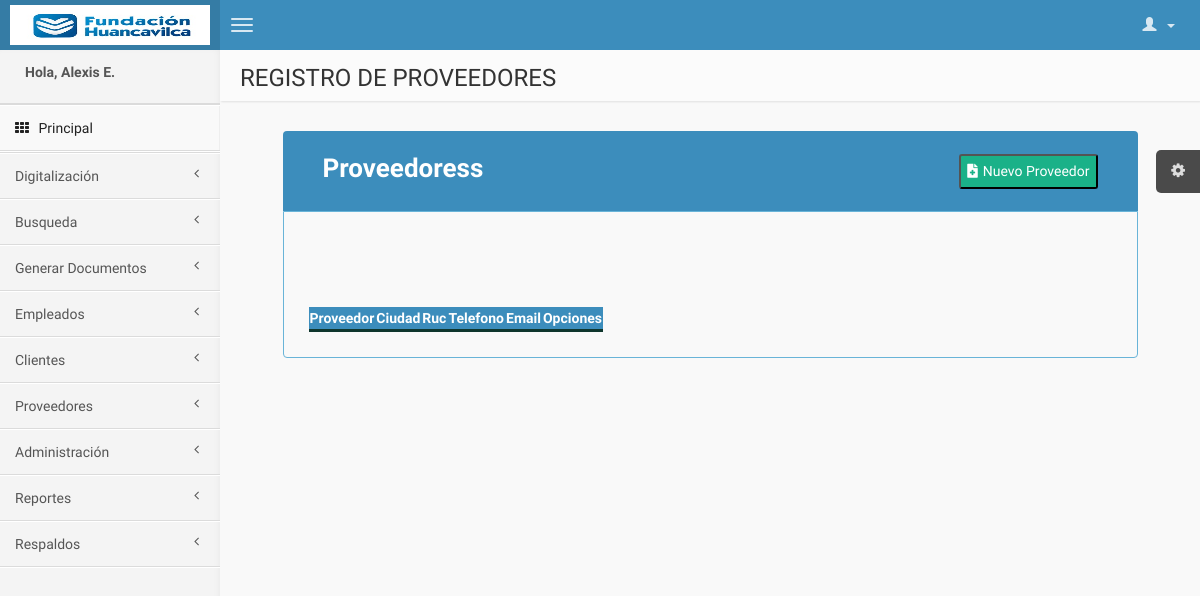
Page /registro_proveedores.php (signed in) on the earlier database version.
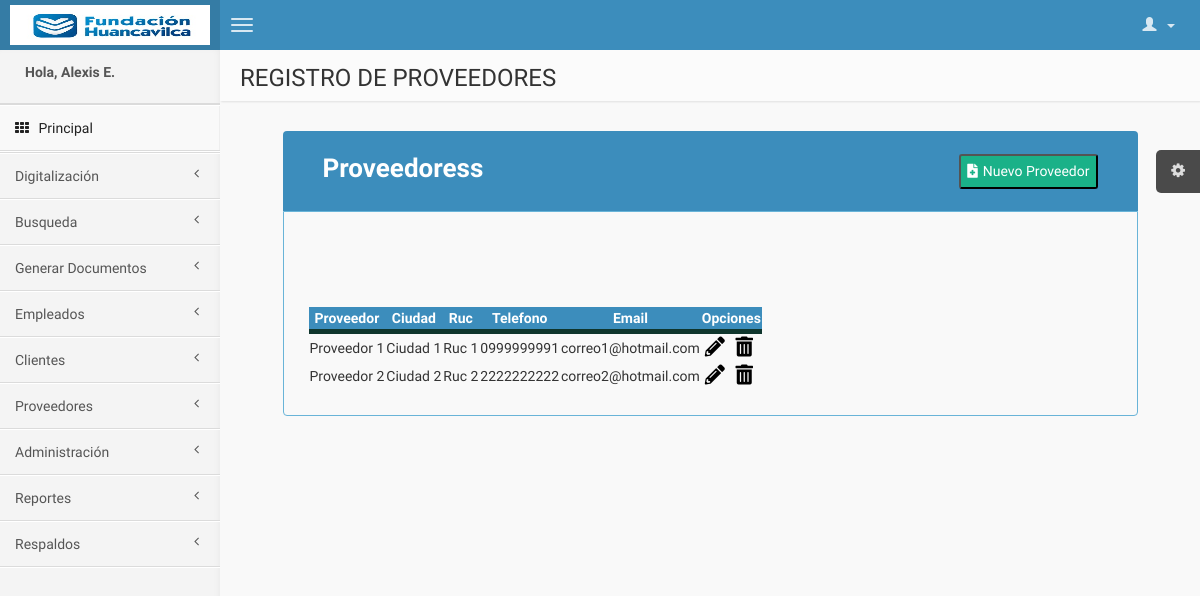
Same page on the later database version.
### tables this page shows
CREATE TABLE `proveedores` (
  `prov_id` int(11) NOT NULL AUTO_INCREMENT,
  `prov_nombre` varchar(250) NOT NULL,
  `prov_pais` varchar(150) NOT NULL,
  `prov_ciudad` varchar(150) NOT NULL,
  `prov_ruc` varchar(20) NOT NULL,
  `prov_matriz` varchar(150) NOT NULL,
  `prov_sucursal` varchar(150) NOT NULL,
  `prov_actividades` varchar(150) NOT NULL,
  `prov_telefono` varchar(15) NOT NULL,
  `prov_correo` varchar(150) NOT NULL,
  `prov_fax` varchar(150) NOT NULL,
  `prov_direccion` varchar(300) NOT NULL,
  `prov_fechai` date NOT NULL,
  `epl_id` int(11) NOT NULL,
  `est_id` int(11) NOT NULL,
  PRIMARY KEY (`prov_id`),
  KEY `epl_id` (`epl_id`),
  KEY `est_id` (`est_id`),
  CONSTRAINT `proveedores_ibfk_1` FOREIGN KEY (`epl_id`) REFERENCES `empleados` (`epl_id`),
  CONSTRAINT `proveedores_ibfk_2` FOREIGN KEY (`est_id`) REFERENCES `estado` (`est_id`)
);

### registro_proveedores.php (the view, shortened to what this page needs)
<?php
include('conexion.php');
if(isset($_SESSION['ide'])){?>
<!DOCTYPE html>
<html lang="en">
<head>
    <link rel="stylesheet" href="https://cdn.rawgit.com/olton/Metro-UI-CSS/master/build/css/metro-icons.min.css">
    <link rel="stylesheet" href="https://use.fontawesome.com/releases/v5.6.3/css/all.css">
    <link href="css/estilos.css" rel="stylesheet" type="text/css" />
    <link href="css/bootstrap.min.css" rel="stylesheet" type="text/css" />
    <link href="css/font-awesome.min.css" rel="stylesheet" type="text/css" />
    <link href="css/ionicons.min.css" rel="stylesheet" type="text/css" />
    <link href="css/AdminLTE.css" rel="stylesheet" type="text/css" />
    </head>
    <body class="skin-blue">
        <?php include('solomenu.php'); ?>
         <link rel="stylesheet" href="css/jquery.dataTables.min.css">
        <div class="wrapper row-offcanvas row-offcanvas-left">
            <aside class="right-side">
                <section class="content-header">
                    <h1>
                        REGISTRO DE PROVEEDORES
                    </h1>
                </section>
                <section class="content">
                    <div class="grande">
                    <div class="contenedor-optitle">
                        <div class="op-left">
                            <label class="titulo-form"><span class="mif-search mif-1x fg-pink"> </span> Proveedoress</label>
                        </div>
                        <div class="op-right">
                            <button class="boton1234"><i class="fas fa-file-medical esp-right"></i> Nuevo Proveedor</button>
                        </div>
                    </div>
                    <div id="formu" class="contenedor-formularios">
                        <div class="content_table">
                            <br><br>
                            <table class="tabla">
                                <thead>
                                    <tr>
                                        <th>Proveedor</th>
                                        <th>Ciudad</th>
                                        <th>Ruc</th>
                                        <th>Telefono</th>
                                        <th>Email</th>
                                        <th>Opciones</th>
                                    </tr>
                                </thead>
                                <tr>
                                    <?php
                                        $cons2="SELECT * from proveedores P WHERE P.est_id=1";
                                        $ejec2=mysqli_query($con,$cons2);
                                        while ($row2=mysqli_fetch_array($ejec2)) {
                                    ?>
                                    <td><?php echo $row2['prov_nombre']; ?></td>
                                    <td><?php echo $row2['prov_ciudad']; ?></td>
                                    <td><?php echo $row2['prov_ruc']; ?></td>
                                    <td><?php echo $row2['prov_telefono']; ?></td>
                                    <td><?php echo $row2['prov_correo']; ?></td>
                                    <td><div class="optabla2">
                                        <a href="editar_proveedores.php?id=<?php echo $row2['prov_id']; ?>" title="Editar Proveedor"><i class="fas fa-pencil-alt esp-right"></i></a>
                                        <a href="#" onclick="deletelog(<?php echo $row2['prov_id'];?>)" title="Eliminar"><i class="fas fa-trash-alt esp-right"></i></a></div>
                                    </td>
                                </tr>
                                <?php   } ?>
                            </table>
                        </div>
                    </div>
                    </div>
            </div>
</body>
</html>
<?php }else{
    header("Location:login.php");
    }
?>

Differences in the rows shown:
added proveedores: prov_nombre "Proveedor 1", prov_ciudad "Ciudad 1", prov_ruc "Ruc 1", prov_telefono "0999999991", prov_correo "correo1@hotmail.com"
added proveedores: prov_nombre "Proveedor 2", prov_ciudad "Ciudad 2", prov_ruc "Ruc 2", prov_telefono "2222222222", prov_correo "correo2@hotmail.com"
